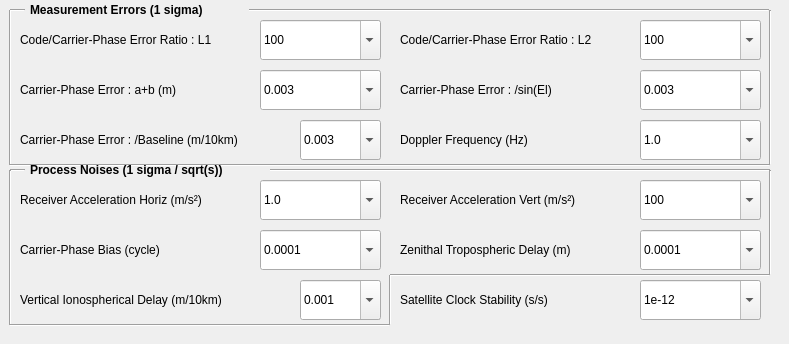
   <widget class="QWidget" name="StatsTab">
    <attribute name="title">
     <string>Stats</string>
    </attribute>
    <widget class="QLabel" name="label_20">
     <property name="geometry">
      <rect>
       <x>30</x>
       <y>-10</y>
       <width>221</width>
       <height>40</height>
      </rect>
     </property>
     <property name="text">
      <string>&lt;html&gt;&lt;head/&gt;&lt;body&gt;&lt;p&gt;&lt;span style=&quot; font-weight:600;&quot;&gt;Measurement Errors (1 sigma)&lt;/span&gt;&lt;/p&gt;&lt;/body&gt;&lt;/html&gt;</string>
     </property>
    </widget>
    <widget class="QLabel" name="label_28">
     <property name="geometry">
      <rect>
       <x>30</x>
       <y>150</y>
       <width>241</width>
       <height>40</height>
      </rect>
     </property>
     <property name="text">
      <string>&lt;html&gt;&lt;head/&gt;&lt;body&gt;&lt;p&gt;&lt;span style=&quot; font-weight:600;&quot;&gt;Process Noises (1 sigma / sqrt(s))&lt;/span&gt;&lt;/p&gt;&lt;/body&gt;&lt;/html&gt;</string>
     </property>
    </widget>
    <widget class="MyComboBox" name="PrnbiasBox">
     <property name="geometry">
      <rect>
       <x>260</x>
       <y>230</y>
       <width>121</width>
       <height>40</height>
      </rect>
     </property>
     <property name="editable">
      <bool>true</bool>
     </property>
     <property name="currentIndex">
      <number>2</number>
     </property>
     <property name="frame">
      <bool>true</bool>
     </property>
     <item>
      <property name="text">
       <string>0.00001</string>
      </property>
     </item>
     <item>
      <property name="text">
       <string>0.00005</string>
      </property>
     </item>
     <item>
      <property name="text">
       <string>0.0001</string>
      </property>
     </item>
     <item>
      <property name="text">
       <string>0.0002</string>
      </property>
     </item>
     <item>
      <property name="text">
       <string>0.0005</string>
      </property>
     </item>
     <item>
      <property name="text">
       <string>0.001</string>
      </property>
     </item>
    </widget>
    <widget class="QLabel" name="label_29">
     <property name="geometry">
      <rect>
       <x>20</x>
       <y>180</y>
       <width>241</width>
       <height>40</height>
      </rect>
     </property>
     <property name="text">
      <string>Receiver Acceleration Horiz (m/s²)</string>
     </property>
    </widget>
    <widget class="MyComboBox" name="PrnionoBox">
     <property name="geometry">
      <rect>
       <x>300</x>
       <y>280</y>
       <width>81</width>
       <height>40</height>
      </rect>
     </property>
     <property name="editable">
      <bool>true</bool>
     </property>
     <property name="currentIndex">
      <number>3</number>
     </property>
     <property name="frame">
      <bool>true</bool>
     </property>
     <item>
      <property name="text">
       <string>0.0001</string>
      </property>
     </item>
     <item>
      <property name="text">
       <string>0.0002</string>
      </property>
     </item>
     <item>
      <property name="text">
       <string>0.0005</string>
      </property>
     </item>
     <item>
      <property name="text">
       <string>0.001</string>
      </property>
     </item>
     <item>
      <property name="text">
       <string>0.002</string>
      </property>
     </item>
     <item>
      <property name="text">
       <string>0.005</string>
      </property>
     </item>
     <item>
      <property name="text">
       <string>0.01</string>
      </property>
     </item>
    </widget>
    <widget class="MyComboBox" name="PrnaccelvBox">
     <property name="geometry">
      <rect>
       <x>640</x>
       <y>180</y>
       <width>121</width>
       <height>40</height>
      </rect>
     </property>
     <property name="editable">
      <bool>true</bool>
     </property>
     <property name="currentIndex">
      <number>1</number>
     </property>
     <property name="frame">
      <bool>true</bool>
     </property>
     <item>
      <property name="text">
       <string>50</string>
      </property>
     </item>
     <item>
      <property name="text">
       <string>100</string>
      </property>
     </item>
     <item>
      <property name="text">
       <string>200</string>
      </property>
     </item>
     <item>
      <property name="text">
       <string>300</string>
      </property>
     </item>
     <item>
      <property name="text">
       <string>400</string>
      </property>
     </item>
     <item>
      <property name="text">
       <string>500</string>
      </property>
     </item>
    </widget>
    <widget class="QLabel" name="label_31">
     <property name="geometry">
      <rect>
       <x>20</x>
       <y>230</y>
       <width>231</width>
       <height>40</height>
      </rect>
     </property>
     <property name="text">
      <string>Carrier-Phase Bias (cycle)</string>
     </property>
    </widget>
    <widget class="MyComboBox" name="PrnaccelhBox">
     <property name="geometry">
      <rect>
       <x>260</x>
       <y>180</y>
       <width>121</width>
       <height>40</height>
      </rect>
     </property>
     <property name="editable">
      <bool>true</bool>
     </property>
     <property name="currentIndex">
      <number>3</number>
     </property>
     <property name="frame">
      <bool>true</bool>
     </property>
     <item>
      <property name="text">
       <string>0.1</string>
      </property>
     </item>
     <item>
      <property name="text">
       <string>0.2</string>
      </property>
     </item>
     <item>
      <property name="text">
       <string>0.5</string>
      </property>
     </item>
     <item>
      <property name="text">
       <string>1.0</string>
      </property>
     </item>
     <item>
      <property name="text">
       <string>5.0</string>
      </property>
     </item>
     <item>
      <property name="text">
       <string>10.0</string>
      </property>
     </item>
    </widget>
    <widget class="MyComboBox" name="PrntropBox">
     <property name="geometry">
      <rect>
       <x>640</x>
       <y>230</y>
       <width>121</width>
       <height>40</height>
      </rect>
     </property>
     <property name="editable">
      <bool>true</bool>
     </property>
     <property name="currentIndex">
      <number>3</number>
     </property>
     <property name="frame">
      <bool>true</bool>
     </property>
     <item>
      <property name="text">
       <string>0.00001</string>
      </property>
     </item>
     <item>
      <property name="text">
       <string>0.00002</string>
      </property>
     </item>
     <item>
      <property name="text">
       <string>0.00005</string>
      </property>
     </item>
     <item>
      <property name="text">
       <string>0.0001</string>
      </property>
     </item>
     <item>
      <property name="text">
       <string>0.0002</string>
      </property>
     </item>
     <item>
      <property name="text">
       <string>0.0005</string>
      </property>
     </item>
     <item>
      <property name="text">
       <string>0.001</string>
      </property>
     </item>
    </widget>
    <widget class="QLabel" name="label_30">
     <property name="geometry">
      <rect>
       <x>400</x>
       <y>180</y>
       <width>241</width>
       <height>40</height>
      </rect>
     </property>
     <property name="text">
      <string>Receiver Acceleration Vert (m/s²)</string>
     </property>
    </widget>
    <widget class="QLabel" name="label_34">
     <property name="geometry">
      <rect>
       <x>400</x>
       <y>230</y>
       <width>231</width>
       <height>40</height>
      </rect>
     </property>
     <property name="text">
      <string>Zenithal Tropospheric Delay (m)</string>
     </property>
    </widget>
    <widget class="QLabel" name="label_33">
     <property name="geometry">
      <rect>
       <x>20</x>
       <y>280</y>
       <width>271</width>
       <height>40</height>
      </rect>
     </property>
     <property name="text">
      <string>Vertical Ionospherical Delay (m/10km)</string>
     </property>
    </widget>
    <widget class="Line" name="line">
     <property name="geometry">
      <rect>
       <x>10</x>
       <y>160</y>
       <width>15</width>
       <height>20</height>
      </rect>
     </property>
     <property name="orientation">
      <enum>Qt::Horizontal</enum>
     </property>
    </widget>
    <widget class="Line" name="line_2">
     <property name="geometry">
      <rect>
       <x>0</x>
       <y>170</y>
       <width>20</width>
       <height>155</height>
      </rect>
     </property>
     <property name="orientation">
      <enum>Qt::Vertical</enum>
     </property>
    </widget>
    <widget class="Line" name="line_3">
     <property name="geometry">
      <rect>
       <x>10</x>
       <y>315</y>
       <width>380</width>
       <height>20</height>
      </rect>
     </property>
     <property name="orientation">
      <enum>Qt::Horizontal</enum>
     </property>
    </widget>
    <widget class="Line" name="line_4">
     <property name="geometry">
      <rect>
       <x>270</x>
       <y>160</y>
       <width>500</width>
       <height>20</height>
      </rect>
     </property>
     <property name="orientation">
      <enum>Qt::Horizontal</enum>
     </property>
    </widget>
    <widget class="Line" name="line_5">
     <property name="geometry">
      <rect>
       <x>380</x>
       <y>275</y>
       <width>20</width>
       <height>50</height>
      </rect>
     </property>
     <property name="orientation">
      <enum>Qt::Vertical</enum>
     </property>
    </widget>
    <widget class="Line" name="line_6">
     <property name="geometry">
      <rect>
       <x>390</x>
       <y>265</y>
       <width>380</width>
       <height>20</height>
      </rect>
     </property>
     <property name="orientation">
      <enum>Qt::Horizontal</enum>
     </property>
    </widget>
    <widget class="Line" name="line_7">
     <property name="geometry">
      <rect>
       <x>760</x>
       <y>170</y>
       <width>20</width>
       <height>105</height>
      </rect>
     </property>
     <property name="orientation">
      <enum>Qt::Vertical</enum>
     </property>
    </widget>
    <widget class="MyComboBox" name="Eratio2Box">
     <property name="geometry">
      <rect>
       <x>640</x>
       <y>20</y>
       <width>121</width>
       <height>40</height>
      </rect>
     </property>
     <property name="editable">
      <bool>true</bool>
     </property>
     <property name="currentIndex">
      <number>1</number>
     </property>
     <property name="frame">
      <bool>true</bool>
     </property>
     <item>
      <property name="text">
       <string>50</string>
      </property>
     </item>
     <item>
      <property name="text">
       <string>100</string>
      </property>
     </item>
     <item>
      <property name="text">
       <string>200</string>
      </property>
     </item>
     <item>
      <property name="text">
       <string>300</string>
      </property>
     </item>
     <item>
      <property name="text">
       <string>400</string>
      </property>
     </item>
     <item>
      <property name="text">
       <string>500</string>
      </property>
     </item>
    </widget>
    <widget class="QLabel" name="label_26">
     <property name="geometry">
      <rect>
       <x>20</x>
       <y>120</y>
       <width>271</width>
       <height>40</height>
      </rect>
     </property>
     <property name="text">
      <string>Carrier-Phase Error : /Baseline (m/10km)</string>
     </property>
    </widget>
    <widget class="MyComboBox" name="ErrdopplerBox">
     <property name="geometry">
      <rect>
       <x>640</x>
       <y>120</y>
       <width>121</width>
       <height>40</height>
      </rect>
     </property>
     <property name="editable">
      <bool>true</bool>
     </property>
     <property name="currentIndex">
      <number>1</number>
     </property>
     <property name="frame">
      <bool>true</bool>
     </property>
     <item>
      <property name="text">
       <string>0.5</string>
      </property>
     </item>
     <item>
      <property name="text">
       <string>1.0</string>
      </property>
     </item>
     <item>
      <property name="text">
       <string>2.0</string>
      </property>
     </item>
     <item>
      <property name="text">
       <string>5.0</string>
      </property>
     </item>
     <item>
      <property name="text">
       <string>10.0</string>
      </property>
     </item>
    </widget>
    <widget class="MyComboBox" name="ErrphaseblBox">
     <property name="geometry">
      <rect>
       <x>300</x>
       <y>120</y>
       <width>81</width>
       <height>40</height>
      </rect>
     </property>
     <property name="editable">
      <bool>true</bool>
     </property>
     <property name="currentIndex">
      <number>2</number>
     </property>
     <property name="frame">
      <bool>true</bool>
     </property>
     <item>
      <property name="text">
       <string>0.001</string>
      </property>
     </item>
     <item>
      <property name="text">
       <string>0.002</string>
      </property>
     </item>
     <item>
      <property name="text">
       <string>0.003</string>
      </property>
     </item>
     <item>
      <property name="text">
       <string>0.004</string>
      </property>
     </item>
     <item>
      <property name="text">
       <string>0.005</string>
      </property>
     </item>
     <item>
      <property name="text">
       <string>0.01</string>
      </property>
     </item>
    </widget>
    <widget class="MyComboBox" name="Eratio1Box">
     <property name="geometry">
      <rect>
       <x>260</x>
       <y>20</y>
       <width>121</width>
       <height>40</height>
      </rect>
     </property>
     <property name="editable">
      <bool>true</bool>
     </property>
     <property name="currentIndex">
      <number>1</number>
     </property>
     <property name="frame">
      <bool>true</bool>
     </property>
     <item>
      <property name="text">
       <string>50</string>
      </property>
     </item>
     <item>
      <property name="text">
       <string>100</string>
      </property>
     </item>
     <item>
      <property name="text">
       <string>200</string>
      </property>
     </item>
     <item>
      <property name="text">
       <string>300</string>
      </property>
     </item>
     <item>
      <property name="text">
       <string>400</string>
      </property>
     </item>
     <item>
      <property name="text">
       <string>500</string>
      </property>
     </item>
    </widget>
    <widget class="QLabel" name="label_24">
     <property name="geometry">
      <rect>
       <x>20</x>
       <y>70</y>
       <width>231</width>
       <height>40</height>
      </rect>
     </property>
     <property name="text">
      <string>Carrier-Phase Error : a+b (m)</string>
     </property>
    </widget>
    <widget class="QLabel" name="label_25">
     <property name="geometry">
      <rect>
       <x>400</x>
       <y>70</y>
       <width>231</width>
       <height>40</height>
      </rect>
     </property>
     <property name="text">
      <string>Carrier-Phase Error : /sin(El)</string>
     </property>
    </widget>
    <widget class="QLabel" name="label_22">
     <property name="geometry">
      <rect>
       <x>400</x>
       <y>20</y>
       <width>241</width>
       <height>40</height>
      </rect>
     </property>
     <property name="text">
      <string>Code/Carrier-Phase Error Ratio : L2</string>
     </property>
    </widget>
    <widget class="QLabel" name="label_21">
     <property name="geometry">
      <rect>
       <x>20</x>
       <y>20</y>
       <width>241</width>
       <height>40</height>
      </rect>
     </property>
     <property name="text">
      <string>Code/Carrier-Phase Error Ratio : L1</string>
     </property>
    </widget>
    <widget class="MyComboBox" name="ErrphaseBox">
     <property name="geometry">
      <rect>
       <x>260</x>
       <y>70</y>
       <width>121</width>
       <height>40</height>
      </rect>
     </property>
     <property name="editable">
      <bool>true</bool>
     </property>
     <property name="currentIndex">
      <number>2</number>
     </property>
     <property name="frame">
      <bool>true</bool>
     </property>
     <item>
      <property name="text">
       <string>0.001</string>
      </property>
     </item>
     <item>
      <property name="text">
       <string>0.002</string>
      </property>
     </item>
     <item>
      <property name="text">
       <string>0.003</string>
      </property>
     </item>
     <item>
      <property name="text">
       <string>0.004</string>
      </property>
     </item>
     <item>
      <property name="text">
       <string>0.005</string>
      </property>
     </item>
     <item>
      <property name="text">
       <string>0.01</string>
      </property>
     </item>
    </widget>
    <widget class="QLabel" name="label_27">
     <property name="geometry">
      <rect>
       <x>400</x>
       <y>120</y>
       <width>231</width>
       <height>40</height>
      </rect>
     </property>
     <property name="text">
      <string>Doppler Frequency (Hz)</string>
     </property>
    </widget>
    <widget class="MyComboBox" name="ErrphaseelBox">
     <property name="geometry">
      <rect>
       <x>640</x>
       <y>70</y>
       <width>121</width>
       <height>40</height>
      </rect>
     </property>
     <property name="editable">
      <bool>true</bool>
     </property>
     <property name="currentIndex">
      <number>2</number>
     </property>
     <property name="frame">
      <bool>true</bool>
     </property>
     <item>
      <property name="text">
       <string>0.001</string>
      </property>
     </item>
     <item>
      <property name="text">
       <string>0.002</string>
      </property>
     </item>
     <item>
      <property name="text">
       <string>0.003</string>
      </property>
     </item>
     <item>
      <property name="text">
       <string>0.004</string>
      </property>
     </item>
     <item>
      <property name="text">
       <string>0.005</string>
      </property>
     </item>
     <item>
      <property name="text">
       <string>0.01</string>
      </property>
     </item>
    </widget>
    <widget class="Line" name="line_8">
     <property name="geometry">
      <rect>
       <x>0</x>
       <y>10</y>
       <width>20</width>
       <height>155</height>
      </rect>
     </property>
     <property name="orientation">
      <enum>Qt::Vertical</enum>
     </property>
    </widget>
    <widget class="Line" name="line_9">
     <property name="geometry">
      <rect>
       <x>10</x>
       <y>0</y>
       <width>15</width>
       <height>20</height>
      </rect>
     </property>
     <property name="orientation">
      <enum>Qt::Horizontal</enum>
     </property>
    </widget>
    <widget class="Line" name="line_10">
     <property name="geometry">
      <rect>
       <x>249</x>
       <y>0</y>
       <width>520</width>
       <height>20</height>
      </rect>
     </property>
     <property name="orientation">
      <enum>Qt::Horizontal</enum>
     </property>
    </widget>
    <widget class="Line" name="line_11">
     <property name="geometry">
      <rect>
       <x>760</x>
       <y>10</y>
       <width>20</width>
       <height>155</height>
      </rect>
     </property>
     <property name="orientation">
      <enum>Qt::Vertical</enum>
     </property>
    </widget>
    <widget class="Line" name="line_12">
     <property name="geometry">
      <rect>
       <x>10</x>
       <y>155</y>
       <width>760</width>
       <height>20</height>
      </rect>
     </property>
     <property name="orientation">
      <enum>Qt::Horizontal</enum>
     </property>
    </widget>
    <widget class="QLabel" name="label_35">
     <property name="geometry">
      <rect>
       <x>400</x>
       <y>280</y>
       <width>231</width>
       <height>40</height>
      </rect>
     </property>
     <property name="text">
      <string>Satellite Clock Stability (s/s)</string>
     </property>
    </widget>
    <widget class="MyComboBox" name="ClckstabBox">
     <property name="geometry">
      <rect>
       <x>640</x>
       <y>280</y>
       <width>121</width>
       <height>40</height>
      </rect>
     </property>
     <property name="editable">
      <bool>true</bool>
     </property>
     <property name="currentIndex">
      <number>0</number>
     </property>
     <property name="frame">
      <bool>true</bool>
     </property>
     <item>
      <property name="text">
       <string>1e-12</string>
      </property>
     </item>
     <item>
      <property name="text">
       <string>2e-12</string>
      </property>
     </item>
     <item>
      <property name="text">
       <string>5e-12</string>
      </property>
     </item>
     <item>
      <property name="text">
       <string>1e-11</string>
      </property>
     </item>
     <item>
      <property name="text">
       <string>2e-11</string>
      </property>
     </item>
    </widget>
    <zorder>label_20</zorder>
    <zorder>PrnbiasBox</zorder>
    <zorder>label_29</zorder>
    <zorder>PrnionoBox</zorder>
    <zorder>PrnaccelvBox</zorder>
    <zorder>label_31</zorder>
    <zorder>PrnaccelhBox</zorder>
    <zorder>PrntropBox</zorder>
    <zorder>label_30</zorder>
    <zorder>label_34</zorder>
    <zorder>label_33</zorder>
    <zorder>line</zorder>
    <zorder>line_2</zorder>
    <zorder>line_3</zorder>
    <zorder>line_4</zorder>
    <zorder>line_5</zorder>
    <zorder>line_6</zorder>
    <zorder>line_7</zorder>
    <zorder>Eratio2Box</zorder>
    <zorder>label_26</zorder>
    <zorder>ErrdopplerBox</zorder>
    <zorder>ErrphaseblBox</zorder>
    <zorder>Eratio1Box</zorder>
    <zorder>label_24</zorder>
    <zorder>label_25</zorder>
    <zorder>label_22</zorder>
    <zorder>label_21</zorder>
    <zorder>ErrphaseBox</zorder>
    <zorder>label_27</zorder>
    <zorder>ErrphaseelBox</zorder>
    <zorder>line_8</zorder>
    <zorder>line_9</zorder>
    <zorder>line_10</zorder>
    <zorder>line_11</zorder>
    <zorder>line_12</zorder>
    <zorder>label_28</zorder>
    <zorder>label_35</zorder>
    <zorder>ClckstabBox</zorder>
   </widget>
